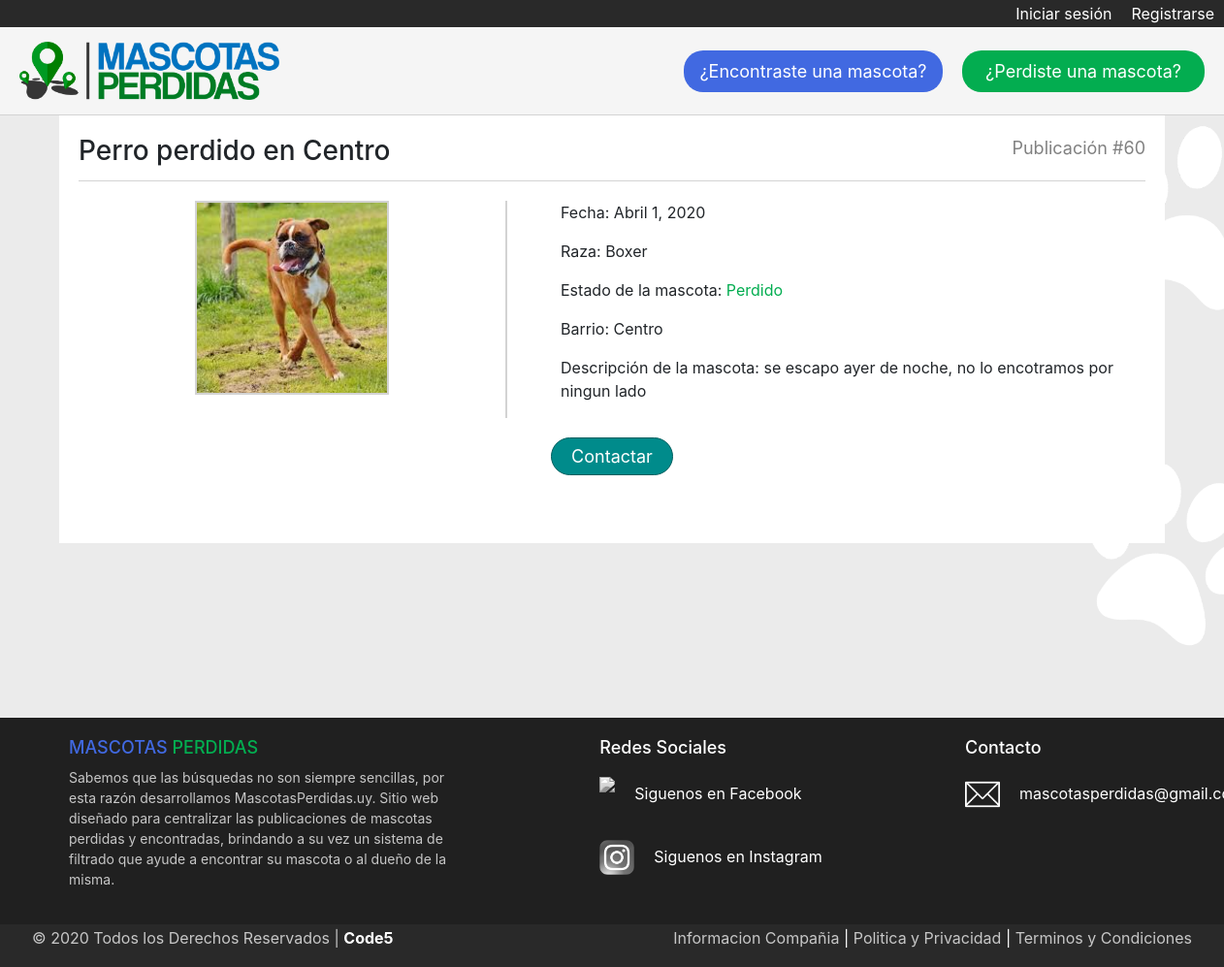
The app's page /ver_publicacion/60/ with its own data.
### Mascotas/models.py (models this page shows)
class MascotaPerdida(models.Model):
    estado = models.CharField(max_length=40)
    imagen = models.ImageField(null=True, blank=True)  # <---- NO SACAR EL NULL NI EL BLANK QUE SE ROMPE LA BBDD
    barrio = models.ForeignKey(Barrio, on_delete=models.CASCADE)
    tipo = models.ForeignKey(Tipo, on_delete=models.CASCADE)
    raza = models.ForeignKey(Raza, on_delete=models.CASCADE)
    fecha = models.DateField()
    nombre = models.CharField(max_length=40)
    mail = models.EmailField()
    telefono = models.IntegerField()
    descripcion = models.TextField()

class Tipo(models.Model):
    especie = models.CharField(max_length=40)  # <---- Para indicar si es perro, gato, etc.
    def __str__(self):
        return self.especie

class Barrio(models.Model):
    lugar = models.CharField(max_length=40)  # <---- Para indicar el barrio donde se perdio
    def __str__(self):
        return self.lugar

class Raza(models.Model):
    tipo = models.CharField(max_length=40)  # <---- Para indicar la raza del animal
    def __str__(self):
        return self.tipo

### Mascotasperdidas/views.py (the view)
# urls.py: path('ver_publicacion/<id>/', Ver_publicacion, name='ver_publicacion'),
def Ver_publicacion(request, id):
    publicacion = MascotaPerdida.objects.get(id=id)
    data = {
        'publicacion': publicacion
    }
    return render(request, 'ver_publicacion.html', data)

### Mascotasperdidas/templates/ver_publicacion.html (shortened to what this page needs)
{% extends 'base.html' %}
{% load static %}
{% block css %}
    <link rel="stylesheet" href="{% static 'css/style_ver_publicacion.css' %}">
{% endblock %}
{% block contenido %}
    <div class="bloque-titulo-pub">
        <h3 id="titulo_publicacion">{{ publicacion.tipo|title }} {{ publicacion.estado|lower }} en {{ publicacion.barrio|title }}</h3>
        <p class="numero-publicacion">Publicación  #{{ publicacion.id }}</p>
    </div>
    <div id="foto_publicacion">
        <a href="#" onclick="Swal.fire({
            imageUrl: '{{ publicacion.imagen.url }}',
            imageAlt: 'Imagen de la Publicacion'
            })">
            <img src="{{ publicacion.imagen.url }}" alt="" class="imagenes">
        </a>
    </div>
    <div id="info_publicacion">
        <p>Fecha: {{ publicacion.fecha }}</p>
        {% if publicacion.raza == 'OTRO' %}
            <p>Raza: No especificada</p>
        {% else %}
            <p>Raza: {{ publicacion.raza|title }}</p>
        {% endif %}
        {% if publicacion.estado == 'ENCONTRADO' %}
            <p>Estado de la mascota: <span style="color: royalblue;">{{ publicacion.estado|title }}</span></p>
        {% else %}
            <p>Estado de la mascota: <span style="color: rgb(3, 173, 80);">{{ publicacion.estado|title }}</span></p>
        {% endif %}
        {% if publicacion.barrio == 'OTRO' %}
            <p>Barrio: No especificado</p>
        {% else %}
            <p>Barrio: {{ publicacion.barrio|title }}</p>
        {% endif %}
        <p>Descripción de la mascota: {{ publicacion.descripcion }}</p>
    </div>
    <div id="contacto_publicacion">
        <button onclick="Swal.fire('{{ publicacion.nombre }}','Tel: 0{{ publicacion.telefono }}<br>Email: {{ publicacion.mail }}')">
            Contactar
        </button>
    </div>
{% endblock %}

### Mascotasperdidas/static/css/style.css (style rules this page uses)
body { background: url('/static/img/background.png') no-repeat center center fixed; background-size: cover; min-height: 100vh; }
.imagenes { display: inline-block; position: relative; object-fit: cover; width:200px; height:200px; }

### Mascotasperdidas/static/css/style_ver_publicacion.css (style rules this page uses)
.bloque-titulo-pub { margin-bottom: 20px; border-bottom: lightgray 1px solid; }
#titulo_publicacion { padding-bottom: 5px; display: inline-block; }
.numero-publicacion { display: inline-block; float: right; color: grey; font-size: 18px; }
#foto_publicacion { float: left; text-align: center; width: 40%; }
#foto_publicacion > a > img { border: lightgray 2px solid; }
#info_publicacion { float: right; width: 60%; border-left: lightgray 2px solid; padding-left: 5%; }
#contacto_publicacion { clear: both; display: block; text-align: center; }
#contacto_publicacion > button { text-align: center; background-color: darkcyan; color: white; font-size: 18px; padding: 5px 20px; margin: 20px 0px; border-radius: 40px; border: rgb(2, 95, 95) 1px solid; text-decoration: none; }

### records on screen
MascotaPerdida: tipo "Perro", estado "perdido", barrio "Centro", id "60", imagen (picture), fecha "Abril 1, 2020", raza "Boxer", estado "Perdido", descripcion "se escapo ayer de noche, no lo encotramos por ningun lado"
